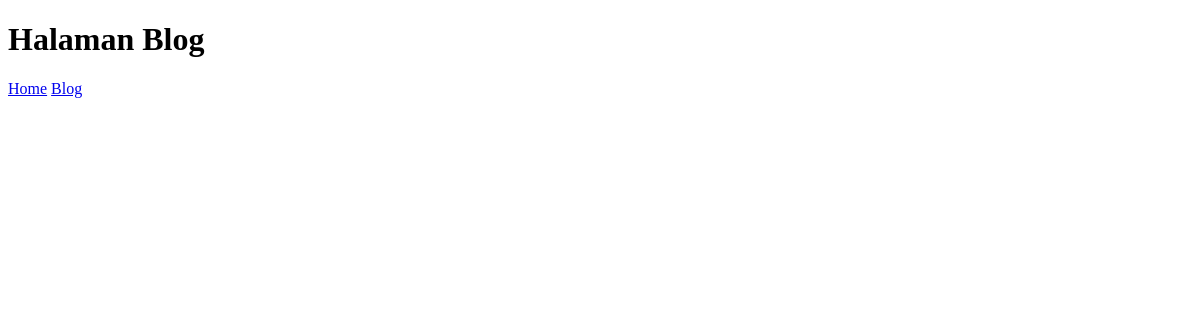
/blog/, run on an earlier commit of the app's database.
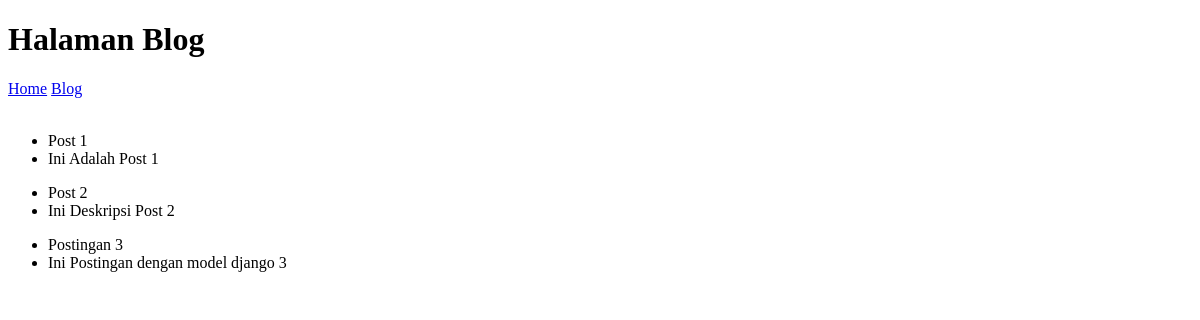
And on a later commit of the database.
### blog/models.py (models this page shows, shortened)
class Post(models.Model):
    title = models.CharField(max_length=50)
    description = models.TextField()

### blog/views.py (the view)
# urls.py: path('', views.index),
def index(request):
    posts = Post.objects.all()
    data = {
        'title': "Halaman Blog",
        'posts': posts,
    }
    return render(request, 'blog/index.html', data)

### templates/blog/index.html (shortened to what this page needs)
<!DOCTYPE html>
<html lang="en">
<head>
</head>
<body>
    <h1>Halaman Blog</h1>
    <a href="/">Home</a>
    <a href="/blog">Blog</a>
    <br><br>
    {% for post in posts %}
        <ul>
            <li>{{post.title}}</li>
            <li>{{post.description}}</li>
        </ul>
    {% endfor %}
</body>
</html>

What changed in the data, as far as the page shows it:
added Post: title "Post 1", description "Ini Adalah Post 1"
added Post: title "Post 2", description "Ini Deskripsi Post 2"
added Post: title "Postingan 3", description "Ini Postingan dengan model django 3"
